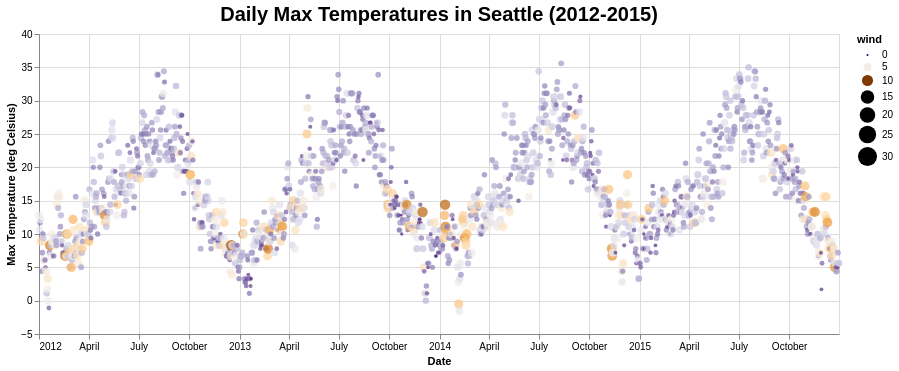

Notebook cell for this chart:
### Markdown cell above
### Figure 7.9

### Code cell
fig = (
    alt.Chart(plot_df)
    .mark_circle()
    .encode(
        x=alt.X("date").title("Date"),
        y=alt.Y("temp_max").title("Max Temperature (deg Celsius)"),
        color=alt.Color("wind").scale(scheme="purpleorange"),
        size=alt.Size("wind").scale(domain=[0, 30]),
    )
    .properties(
        title=alt.Title(
            text="Daily Max Temperatures in Seattle (2012-2015)",
            fontSize=20,
        ),
        width=800,
        height=300
    )
)
fig

### Figure 1 — Vega-Lite specification as saved in the notebook (floating-point values rounded to 4 significant figures; data arrays with more than 128 entries replaced by an {"elided": "..."} marker saying what was removed)
{"config": {"view": {"continuousWidth": 300, "continuousHeight": 300}}, "data": {"name": "data-d2a5d733ba51bf2826ac59cb8a5f7ce5"}, "mark": {"type": "circle"}, "encoding": {"color": {"field": "wind", "scale": {"scheme": "purpleorange"}, "type": "quantitative"}, "size": {"field": "wind", "scale": {"domain": [0, 30]}, "type": "quantitative"}, "x": {"field": "date", "title": "Date", "type": "temporal"}, "y": {"field": "temp_max", "title": "Max Temperature (deg Celsius)", "type": "quantitative"}}, "height": 300, "title": {"text": "Daily Max Temperatures in Seattle (2012-2015)", "fontSize": 20}, "width": 800, "$schema": "https://vega.github.io/schema/vega-lite/v5.17.0.json", "datasets": {"data-d2a5d733ba51bf2826ac59cb8a5f7ce5": {"elided": "1461 records"}}}
